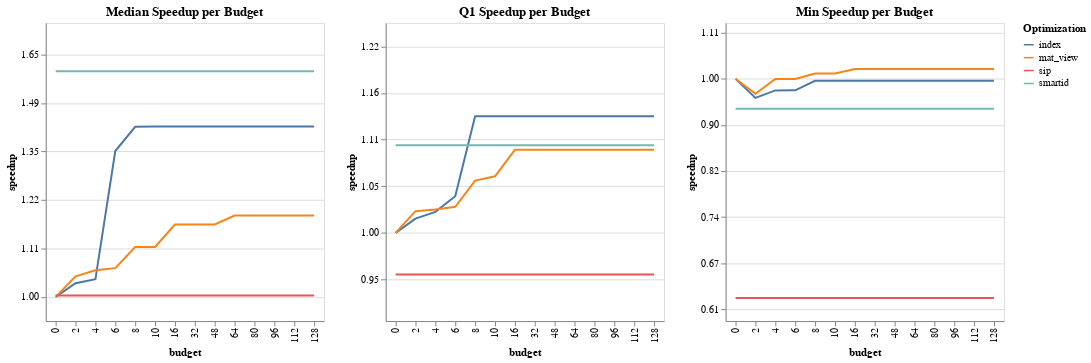

Notebook code cell kept with this figure:
### Code cell
(make_stats_plot("median_speedup") | make_stats_plot("q25_speedup") | make_stats_plot("min_speedup"))

### Figure 1 — Vega-Lite specification as saved in the notebook (floating-point values rounded to 4 significant figures)
{"$schema": "https://vega.github.io/schema/vega-lite/v4.17.0.json", "config": {"view": {"continuousHeight": 300, "continuousWidth": 400}}, "data": {"name": "data-28753eba4c1246e1cd45ddca9ce5b127"}, "datasets": {"data-28753eba4c1246e1cd45ddca9ce5b127": [{"budget": 0, "expt_name": "index", "max_speedup": 0, "median_speedup": 0, "min_speedup": 0, "q25_speedup": 0, "q75_speedup": 0, "q90_speedup": 0, "total_running_time": 28.71}, {"budget": 2, "expt_name": "index", "max_speedup": 0.6062, "median_speedup": 0.02814, "min_speedup": -0.04149, "q25_speedup": 0.01534, "q75_speedup": 0.05175, "q90_speedup": 0.4355, "total_running_time": 27.07}, {"budget": 4, "expt_name": "index", "max_speedup": 2.034, "median_speedup": 0.03647, "min_speedup": -0.0253, "q25_speedup": 0.02261, "q75_speedup": 0.3696, "q90_speedup": 0.6629, "total_running_time": 25.94}, {"budget": 6, "expt_name": "index", "max_speedup": 2.034, "median_speedup": 0.3009, "min_speedup": -0.02512, "q25_speedup": 0.03936, "q75_speedup": 0.5899, "q90_speedup": 0.9847, "total_running_time": 25.36}, {"budget": 8, "expt_name": "index", "max_speedup": 2.034, "median_speedup": 0.3508, "min_speedup": -0.004395, "q25_speedup": 0.1251, "q75_speedup": 0.6067, "q90_speedup": 1.31, "total_running_time": 22.51}, {"budget": 10, "expt_name": "index", "max_speedup": 2.034, "median_speedup": 0.3514, "min_speedup": -0.004395, "q25_speedup": 0.1251, "q75_speedup": 0.6085, "q90_speedup": 1.316, "total_running_time": 22.45}, {"budget": 16, "expt_name": "index", "max_speedup": 2.034, "median_speedup": 0.3514, "min_speedup": -0.004395, "q25_speedup": 0.1251, "q75_speedup": 0.6085, "q90_speedup": 1.316, "total_running_time": 22.45}, {"budget": 32, "expt_name": "index", "max_speedup": 2.034, "median_speedup": 0.3514, "min_speedup": -0.004395, "q25_speedup": 0.1251, "q75_speedup": 0.6085, "q90_speedup": 1.316, "total_running_time": 22.45}, {"budget": 48, "expt_name": "index", "max_speedup": 2.034, "median_speedup": 0.3514, "min_speedup": -0.004395, "q25_speedup": 0.1251, "q75_speedup": 0.6085, "q90_speedup": 1.316, "total_running_time": 22.45}, {"budget": 64, "expt_name": "index", "max_speedup": 2.034, "median_speedup": 0.3514, "min_speedup": -0.004395, "q25_speedup": 0.1251, "q75_speedup": 0.6085, "q90_speedup": 1.316, "total_running_time": 22.45}, {"budget": 80, "expt_name": "index", "max_speedup": 2.034, "median_speedup": 0.3514, "min_speedup": -0.004395, "q25_speedup": 0.1251, "q75_speedup": 0.6085, "q90_speedup": 1.316, "total_running_time": 22.45}, {"budget": 96, "expt_name": "index", "max_speedup": 2.034, "median_speedup": 0.3514, "min_speedup": -0.004395, "q25_speedup": 0.1251, "q75_speedup": 0.6085, "q90_speedup": 1.316, "total_running_time": 22.45}, {"budget": 112, "expt_name": "index", "max_speedup": 2.034, "median_speedup": 0.3514, "min_speedup": -0.004395, "q25_speedup": 0.1251, "q75_speedup": 0.6085, "q90_speedup": 1.316, "total_running_time": 22.45}, {"budget": 128, "expt_name": "index", "max_speedup": 2.034, "median_speedup": 0.3514, "min_speedup": -0.004395, "q25_speedup": 0.1251, "q75_speedup": 0.6085, "q90_speedup": 1.316, "total_running_time": 22.45}, {"budget": 0, "expt_name": "mat_view", "max_speedup": 0, "median_speedup": 0, "min_speedup": 0, "q25_speedup": 0, "q75_speedup": 0, "q90_speedup": 0, "total_running_time": 28.71}, {"budget": 2, "expt_name": "mat_view", "max_speedup": 0.7343, "median_speedup": 0.04234, "min_speedup": -0.03269, "q25_speedup": 0.02333, "q75_speedup": 0.1306, "q90_speedup": 0.5842, "total_running_time": 27.19}, {"budget": 4, "expt_name": "mat_view", "max_speedup": 0.79, "median_speedup": 0.05499, "min_speedup": -0.0003629, "q25_speedup": 0.02516, "q75_speedup": 0.171, "q90_speedup": 0.6879, "total_running_time": 23.43}, {"budget": 6, "expt_name": "mat_view", "max_speedup": 0.8075, "median_speedup": 0.05917, "min_speedup": -0.0003629, "q25_speedup": 0.02804, "q75_speedup": 0.1711, "q90_speedup": 0.6879, "total_running_time": 23.29}, {"budget": 8, "expt_name": "mat_view", "max_speedup": 0.8075, "median_speedup": 0.1028, "min_speedup": 0.01123, "q25_speedup": 0.05615, "q75_speedup": 0.4252, "q90_speedup": 0.6941, "total_running_time": 22.91}, {"budget": 10, "expt_name": "mat_view", "max_speedup": 0.8075, "median_speedup": 0.1028, "min_speedup": 0.01123, "q25_speedup": 0.06065, "q75_speedup": 0.4279, "q90_speedup": 0.6945, "total_running_time": 22.88}, {"budget": 16, "expt_name": "mat_view", "max_speedup": 4.382, "median_speedup": 0.1493, "min_speedup": 0.02124, "q25_speedup": 0.08911, "q75_speedup": 0.689, "q90_speedup": 1.061, "total_running_time": 13.61}, {"budget": 32, "expt_name": "mat_view", "max_speedup": 4.384, "median_speedup": 0.1493, "min_speedup": 0.02124, "q25_speedup": 0.08911, "q75_speedup": 0.6928, "q90_speedup": 1.061, "total_running_time": 13.6}, {"budget": 48, "expt_name": "mat_view", "max_speedup": 4.402, "median_speedup": 0.1493, "min_speedup": 0.02124, "q25_speedup": 0.08911, "q75_speedup": 0.6935, "q90_speedup": 1.061, "total_running_time": 13.6}, {"budget": 64, "expt_name": "mat_view", "max_speedup": 4.402, "median_speedup": 0.1676, "min_speedup": 0.02124, "q25_speedup": 0.08911, "q75_speedup": 0.6935, "q90_speedup": 1.062, "total_running_time": 13.39}, {"budget": 80, "expt_name": "mat_view", "max_speedup": 4.402, "median_speedup": 0.1676, "min_speedup": 0.02124, "q25_speedup": 0.08911, "q75_speedup": 0.7064, "q90_speedup": 3.503, "total_running_time": 8.815}, {"budget": 96, "expt_name": "mat_view", "max_speedup": 4.402, "median_speedup": 0.1676, "min_speedup": 0.02124, "q25_speedup": 0.08911, "q75_speedup": 0.7064, "q90_speedup": 3.503, "total_running_time": 8.815}, {"budget": 112, "expt_name": "mat_view", "max_speedup": 4.402, "median_speedup": 0.1676, "min_speedup": 0.02124, "q25_speedup": 0.08911, "q75_speedup": 0.7064, "q90_speedup": 3.503, "total_running_time": 8.815}, {"budget": 128, "expt_name": "mat_view", "max_speedup": 4.402, "median_speedup": 0.1676, "min_speedup": 0.02124, "q25_speedup": 0.08911, "q75_speedup": 0.7064, "q90_speedup": 3.503, "total_running_time": 8.815}, {"budget": 0, "expt_name": "sip", "max_speedup": 0.8971, "median_speedup": 0.002596, "min_speedup": -0.4757, "q25_speedup": -0.04447, "q75_speedup": 0.1732, "q90_speedup": 0.4061, "total_running_time": 24.43}, {"budget": 2, "expt_name": "sip", "max_speedup": 0.8971, "median_speedup": 0.002596, "min_speedup": -0.4757, "q25_speedup": -0.04447, "q75_speedup": 0.1732, "q90_speedup": 0.4061, "total_running_time": 24.43}, {"budget": 4, "expt_name": "sip", "max_speedup": 0.8971, "median_speedup": 0.002596, "min_speedup": -0.4757, "q25_speedup": -0.04447, "q75_speedup": 0.1732, "q90_speedup": 0.4061, "total_running_time": 24.43}, {"budget": 6, "expt_name": "sip", "max_speedup": 0.8971, "median_speedup": 0.002596, "min_speedup": -0.4757, "q25_speedup": -0.04447, "q75_speedup": 0.1732, "q90_speedup": 0.4061, "total_running_time": 24.43}, {"budget": 8, "expt_name": "sip", "max_speedup": 0.8971, "median_speedup": 0.002596, "min_speedup": -0.4757, "q25_speedup": -0.04447, "q75_speedup": 0.1732, "q90_speedup": 0.4061, "total_running_time": 24.43}, {"budget": 10, "expt_name": "sip", "max_speedup": 0.8971, "median_speedup": 0.002596, "min_speedup": -0.4757, "q25_speedup": -0.04447, "q75_speedup": 0.1732, "q90_speedup": 0.4061, "total_running_time": 24.43}, {"budget": 16, "expt_name": "sip", "max_speedup": 0.8971, "median_speedup": 0.002596, "min_speedup": -0.4757, "q25_speedup": -0.04447, "q75_speedup": 0.1732, "q90_speedup": 0.4061, "total_running_time": 24.43}, {"budget": 32, "expt_name": "sip", "max_speedup": 0.8971, "median_speedup": 0.002596, "min_speedup": -0.4757, "q25_speedup": -0.04447, "q75_speedup": 0.1732, "q90_speedup": 0.4061, "total_running_time": 24.43}, {"budget": 48, "expt_name": "sip", "max_speedup": 0.8971, "median_speedup": 0.002596, "min_speedup": -0.4757, "q25_speedup": -0.04447, "q75_speedup": 0.1732, "q90_speedup": 0.4061, "total_running_time": 24.43}, {"budget": 64, "expt_name": "sip", "max_speedup": 0.8971, "median_speedup": 0.002596, "min_speedup": -0.4757, "q25_speedup": -0.04447, "q75_speedup": 0.1732, "q90_speedup": 0.4061, "total_running_time": 24.43}, {"budget": 80, "expt_name": "sip", "max_speedup": 0.8971, "median_speedup": 0.002596, "min_speedup": -0.4757, "q25_speedup": -0.04447, "q75_speedup": 0.1732, "q90_speedup": 0.4061, "total_running_time": 24.43}, {"budget": 96, "expt_name": "sip", "max_speedup": 0.8971, "median_speedup": 0.002596, "min_speedup": -0.4757, "q25_speedup": -0.04447, "q75_speedup": 0.1732, "q90_speedup": 0.4061, "total_running_time": 24.43}, {"budget": 112, "expt_name": "sip", "max_speedup": 0.8971, "median_speedup": 0.002596, "min_speedup": -0.4757, "q25_speedup": -0.04447, "q75_speedup": 0.1732, "q90_speedup": 0.4061, "total_running_time": 24.43}, {"budget": 128, "expt_name": "sip", "max_speedup": 0.8971, "median_speedup": 0.002596, "min_speedup": -0.4757, "q25_speedup": -0.04447, "q75_speedup": 0.1732, "q90_speedup": 0.4061, "total_running_time": 24.43}, {"budget": 0, "expt_name": "smartid", "max_speedup": 2.035, "median_speedup": 0.4654, "min_speedup": -0.06518, "q25_speedup": 0.09384, "q75_speedup": 1.013, "q90_speedup": 1.308, "total_running_time": 19.2}, {"budget": 2, "expt_name": "smartid", "max_speedup": 2.035, "median_speedup": 0.4654, "min_speedup": -0.06518, "q25_speedup": 0.09384, "q75_speedup": 1.013, "q90_speedup": 1.308, "total_running_time": 19.2}, {"budget": 4, "expt_name": "smartid", "max_speedup": 2.035, "median_speedup": 0.4654, "min_speedup": -0.06518, "q25_speedup": 0.09384, "q75_speedup": 1.013, "q90_speedup": 1.308, "total_running_time": 19.2}, {"budget": 6, "expt_name": "smartid", "max_speedup": 2.035, "median_speedup": 0.4654, "min_speedup": -0.06518, "q25_speedup": 0.09384, "q75_speedup": 1.013, "q90_speedup": 1.308, "total_running_time": 19.2}, {"budget": 8, "expt_name": "smartid", "max_speedup": 2.035, "median_speedup": 0.4654, "min_speedup": -0.06518, "q25_speedup": 0.09384, "q75_speedup": 1.013, "q90_speedup": 1.308, "total_running_time": 19.2}, {"budget": 10, "expt_name": "smartid", "max_speedup": 2.035, "median_speedup": 0.4654, "min_speedup": -0.06518, "q25_speedup": 0.09384, "q75_speedup": 1.013, "q90_speedup": 1.308, "total_running_time": 19.2}, {"budget": 16, "expt_name": "smartid", "max_speedup": 2.035, "median_speedup": 0.4654, "min_speedup": -0.06518, "q25_speedup": 0.09384, "q75_speedup": 1.013, "q90_speedup": 1.308, "total_running_time": 19.2}, {"budget": 32, "expt_name": "smartid", "max_speedup": 2.035, "median_speedup": 0.4654, "min_speedup": -0.06518, "q25_speedup": 0.09384, "q75_speedup": 1.013, "q90_speedup": 1.308, "total_running_time": 19.2}, {"budget": 48, "expt_name": "smartid", "max_speedup": 2.035, "median_speedup": 0.4654, "min_speedup": -0.06518, "q25_speedup": 0.09384, "q75_speedup": 1.013, "q90_speedup": 1.308, "total_running_time": 19.2}, {"budget": 64, "expt_name": "smartid", "max_speedup": 2.035, "median_speedup": 0.4654, "min_speedup": -0.06518, "q25_speedup": 0.09384, "q75_speedup": 1.013, "q90_speedup": 1.308, "total_running_time": 19.2}, {"budget": 80, "expt_name": "smartid", "max_speedup": 2.035, "median_speedup": 0.4654, "min_speedup": -0.06518, "q25_speedup": 0.09384, "q75_speedup": 1.013, "q90_speedup": 1.308, "total_running_time": 19.2}, {"budget": 96, "expt_name": "smartid", "max_speedup": 2.035, "median_speedup": 0.4654, "min_speedup": -0.06518, "q25_speedup": 0.09384, "q75_speedup": 1.013, "q90_speedup": 1.308, "total_running_time": 19.2}, {"budget": 112, "expt_name": "smartid", "max_speedup": 2.035, "median_speedup": 0.4654, "min_speedup": -0.06518, "q25_speedup": 0.09384, "q75_speedup": 1.013, "q90_speedup": 1.308, "total_running_time": 19.2}, {"budget": 128, "expt_name": "smartid", "max_speedup": 2.035, "median_speedup": 0.4654, "min_speedup": -0.06518, "q25_speedup": 0.09384, "q75_speedup": 1.013, "q90_speedup": 1.308, "total_running_time": 19.2}]}, "hconcat": [{"encoding": {"color": {"field": "expt_name", "title": "Optimization", "type": "nominal"}, "x": {"field": "budget", "type": "ordinal"}, "y": {"axis": {"format": ",.0f", "labelExpr": "format(exp(datum.value),',.2f')", "title": "speedup"}, "field": "median_speedup", "scale": {"domain": [-0.05, 0.5654]}, "type": "quantitative"}}, "mark": "line", "title": {"text": "Median Speedup per Budget"}}, {"encoding": {"color": {"field": "expt_name", "title": "Optimization", "type": "nominal"}, "x": {"field": "budget", "type": "ordinal"}, "y": {"axis": {"format": ",.0f", "labelExpr": "format(exp(datum.value),',.2f')", "title": "speedup"}, "field": "q25_speedup", "scale": {"domain": [-0.09447, 0.2251]}, "type": "quantitative"}}, "mark": "line", "title": {"text": "Q1 Speedup per Budget"}}, {"encoding": {"color": {"field": "expt_name", "title": "Optimization", "type": "nominal"}, "x": {"field": "budget", "type": "ordinal"}, "y": {"axis": {"format": ",.0f", "labelExpr": "format(exp(datum.value),',.2f')", "title": "speedup"}, "field": "min_speedup", "scale": {"domain": [-0.5257, 0.1212]}, "type": "quantitative"}}, "mark": "line", "title": {"text": "Min Speedup per Budget"}}]}
